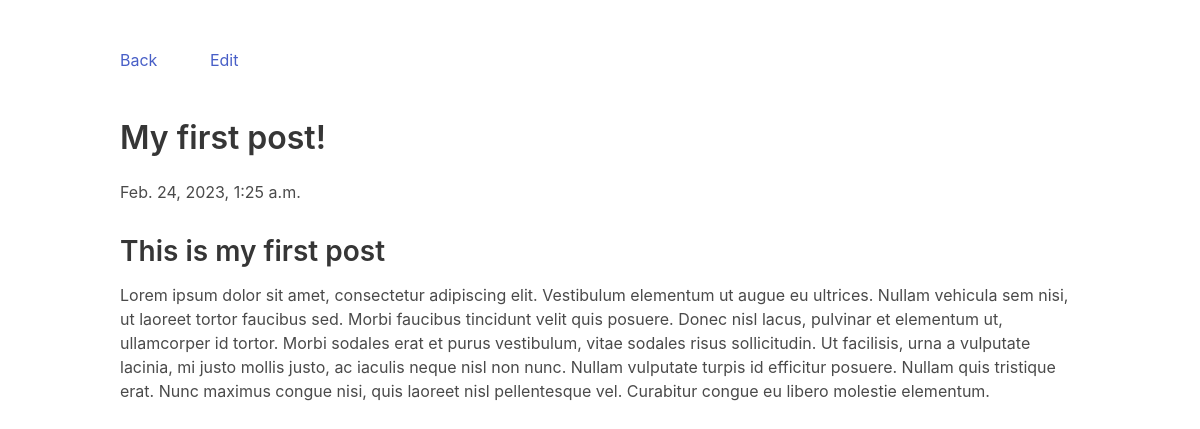
/1/, run on the app's committed database.
### posts/models.py (models this page shows)
class Post(models.Model):
    title = models.CharField(max_length=100)
    summary = models.CharField(max_length=1000)
    content = models.TextField()
    created_on = models.DateTimeField(auto_now_add=True)
    is_published = models.BooleanField(default=False)

### posts/views.py (the view)
# urls.py: path("<int:id>/", single_post, name="single_post"),
def single_post(request, id):
    post = Post.objects.get(id=id)
    context = {
        "post_object": post,
    }
    return render(request, "posts/detail.html", context)

### posts/templates/posts/detail.html (shortened to what this page needs)
<!DOCTYPE html>
<html lang="en">
<head>
  <link rel="stylesheet" href="https://cdn.jsdelivr.net/npm/bulma@0.9.4/css/bulma.min.css">
</head>
<body class="content container">
  <header>
    <nav class="py-6">
      <a href="{% url 'posts_list' %}">Back</a>
      <a class="ml-6" href="{% url 'edit_post' post_object.id %}">Edit</a>
    </nav>
  </header>
  <main>
    <h1 class="title">{{ post_object.title }}</h1>
    <p>{{ post_object.created_on }}</p>
    <h2>{{ post_object.summary }}</h2>
    <p>{{ post_object.content }}</p>
  </main>
</body>
</html>

### data on the page
Post: title "My first post!", created_on "Feb. 24, 2023, 1:25 a.m.", summary "This is my first post", content "Lorem ipsum dolor sit amet, consectetur adipiscing elit. Vestibulum elementum ut augue eu ultrices. Nullam vehicula sem nisi, ut laoreet tortor faucibus sed. Morbi faucibus tincidunt velit quis posuere. Donec nisl lacus, pulvinar et elementum ut, ullamcorper id tortor. Morbi sodales erat et purus vestibulum, vitae sodales risus sollicitudin. Ut facilisis, urna a vulputate lacinia, mi justo mollis justo, ac iaculis neque nisl non nunc. Nullam vulputate turpis id efficitur posuere. Nullam quis tristique erat. Nunc maximus congue nisi, quis laoreet nisl pellentesque vel. Curabitur congue eu libero molestie elementum."
